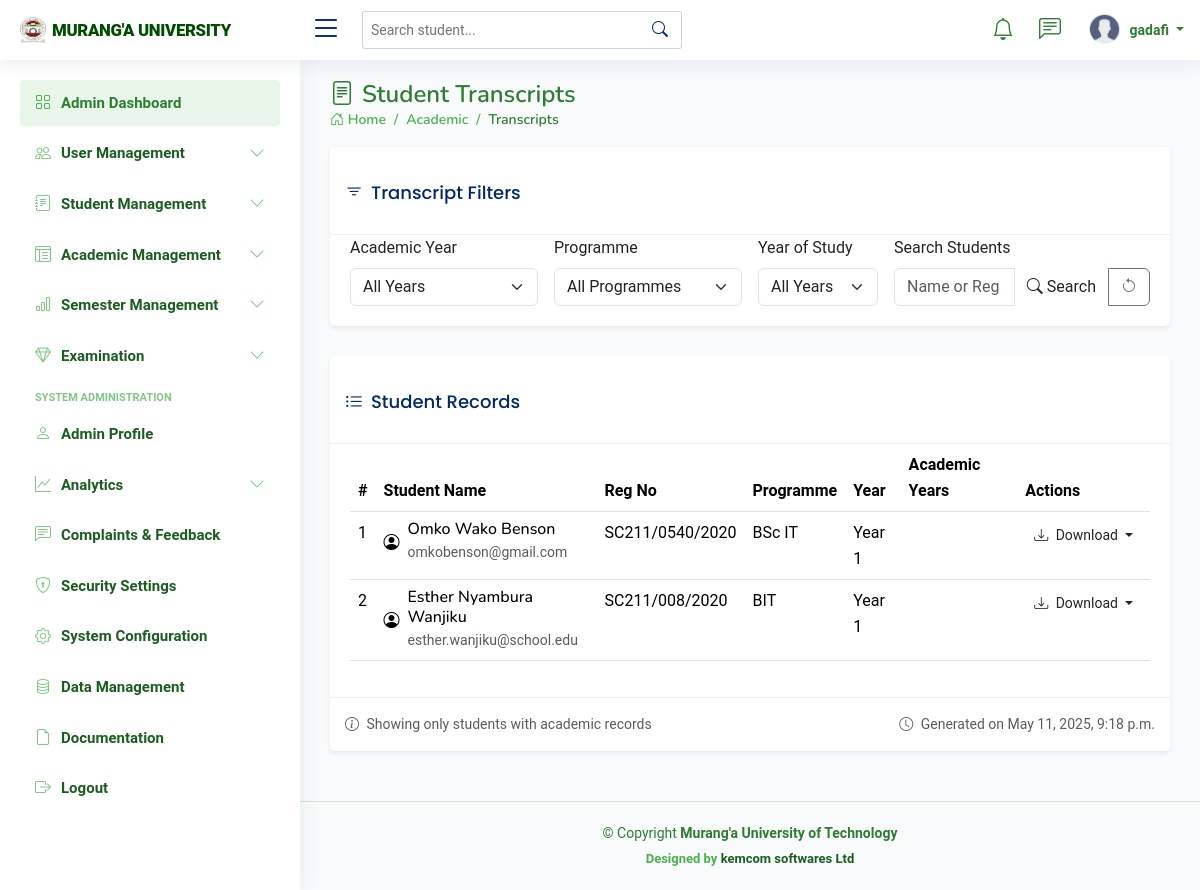
Page /transcripts/ (signed in) on the earlier database version.
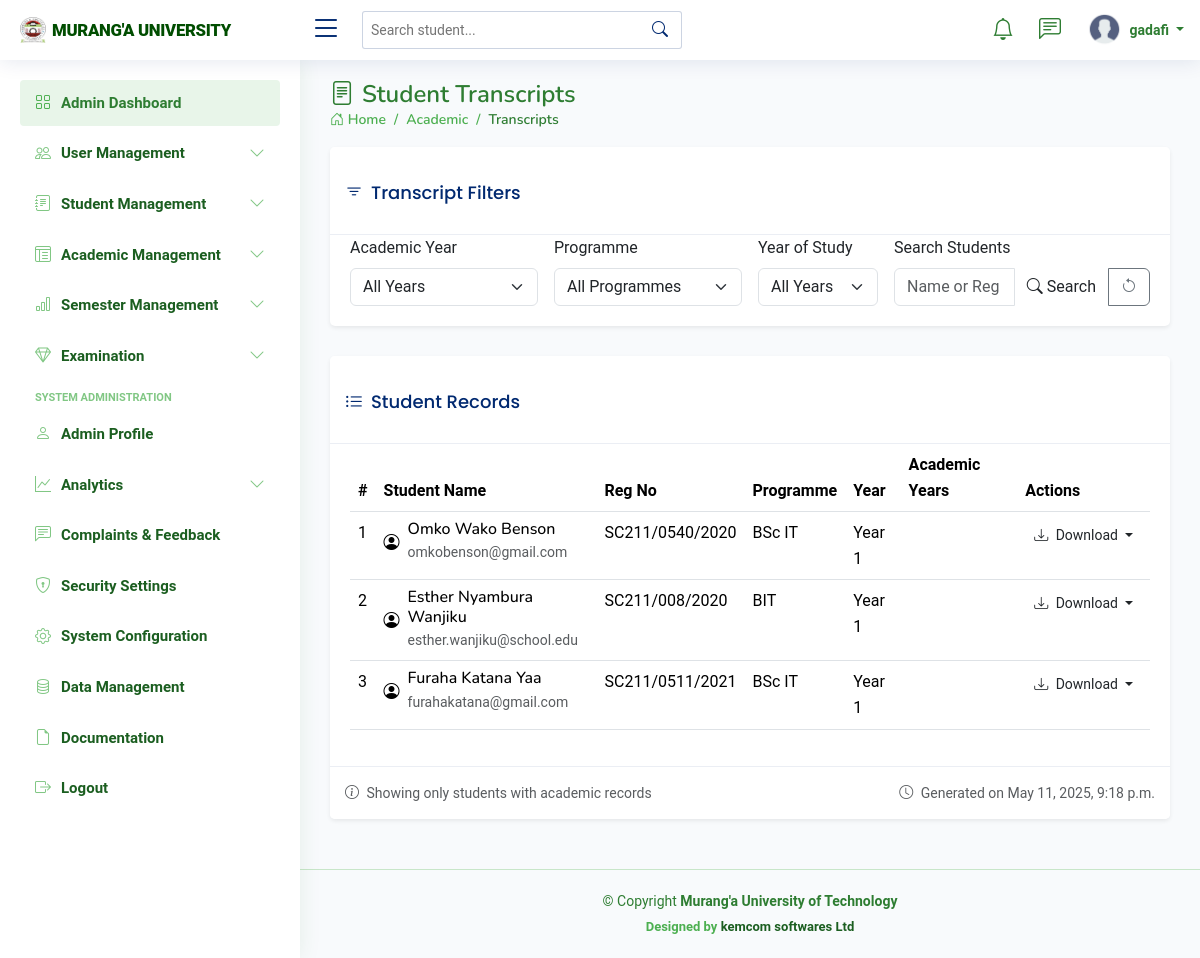
Same page on the later database version.
### students_portal/models.py (models this page shows, shortened)
class Student(models.Model):
    registration_number = models.CharField(max_length=20, unique=True)
    first_name = models.CharField(max_length=100)
    last_name = models.CharField(max_length=100)
    middle_name = models.CharField(max_length=100, blank=True, null=True)
    id_number = models.CharField(max_length=20, blank=True, null=True)
    profile_picture = models.ImageField(upload_to='lecturer_profiles/', blank=True, null=True)
    programme = models.ForeignKey(Programme, on_delete=models.CASCADE, related_name='students')
    current_year = models.IntegerField()
    current_semester = models.IntegerField()
    date_of_admission = models.DateField()
    expected_graduation_date = models.DateField(blank=True, null=True)
    date_of_birth = models.DateField(blank=True, null=True)
    gender = models.CharField(max_length=10, choices=[
        ('M', 'Male'),
        ('F', 'Female'),
        ('O', 'Other')
    ], blank=True, null=True)
    email = models.EmailField(blank=True, null=True)
    phone_number = models.CharField(max_length=15, blank=True, null=True)
    religion = models.CharField(max_length=50, blank=True, null=True)
    county = models.CharField(max_length=50, blank=True, null=True)
    town = models.CharField(max_length=50, blank=True, null=True)
    postal_address = models.CharField(max_length=100, blank=True, null=True)
    postal_code = models.CharField(max_length=10, blank=True, null=True)
    parent_name = models.CharField(max_length=100, blank=True, null=True)
    parent_phone = models.CharField(max_length=15, blank=True, null=True)
    emergency_contact_name = models.CharField(max_length=100, blank=True, null=True)
    emergency_contact_relationship = models.CharField(max_length=50, blank=True, null=True)
    emergency_contact_phone = models.CharField(max_length=15, blank=True, null=True)
    is_active = models.BooleanField(default=True)
    status = models.CharField(max_length=20, choices=[
        ('active', 'Active'),
        ('inactive', 'Inactive'),
        ('graduated', 'Graduated'),
        ('deferred', 'Deferred'),
        ('suspended', 'Suspended'),
        ('transferred', 'Transferred'),
        ('withdrawn', 'Withdrawn')
    ], default='active')
    entry_mode = models.CharField(max_length=20, choices=[
        ('government_sponsored', 'Government-Sponsored'),
        ('self_sponsored', 'Self-Sponsored'),
        ('parallel', 'Parallel'),
        ('exchange', 'Exchange'),
        ('transfer', 'Transfer')
    ], default='government_sponsored')
    scholarship_info = models.TextField(blank=True, null=True)
    created_at = models.DateTimeField(auto_now_add=True)
    updated_at = models.DateTimeField(auto_now=True)
    def get_full_name(self):
        if self.middle_name:
            return f"{self.first_name} {self.middle_name} {self.last_name}"
        return f"{self.first_name} {self.last_name}"

class Programme(models.Model):
    name = models.CharField(max_length=200)
    code = models.CharField(max_length=20, unique=True)
    department = models.ForeignKey(Department, on_delete=models.CASCADE, related_name='programmes')
    duration_years = models.IntegerField()
    semesters_per_year = models.IntegerField(default=2)
    description = models.TextField(blank=True, null=True)

### students_portal/views.py (the view, shortened to what this page needs)
# urls.py: path('transcripts/', views.student_transcripts, name='student_transcripts'),
@login_required
@user_passes_test(is_academic_staff)
def student_transcripts(request):
    print(f"Total students in DB: {Student.objects.all().count()}")
    print(f"Students with enrollments: {Student.objects.annotate(enrollment_count=Count('enrollments')).filter(enrollment_count__gt=0).count()}")
    print(f"Active students with enrollments: {Student.objects.filter(is_active=True).annotate(enrollment_count=Count('enrollments')).filter(enrollment_count__gt=0).count()}")
    academic_year_id = request.GET.get('academic_year')
    programme_id = request.GET.get('programme')
    year_of_study = request.GET.get('year_of_study')
    search_query = request.GET.get('search')
    academic_years = AcademicYear.objects.all().order_by('-start_date')
    programmes = Programme.objects.all().order_by('name')
    students = Student.objects.filter(
        is_active=True
    ).prefetch_related(
        Prefetch(
            'enrollments',
            queryset=StudentEnrollment.objects.select_related(
                'semester',
                'semester__academic_year',
                'programme_unit',
                'programme_unit__unit'
            )
        )
    ).annotate(
        enrollment_count=Count('enrollments')
    ).filter(
        enrollment_count__gt=0
    ).order_by('last_name', 'first_name')
    if programme_id:
        students = students.filter(programme_id=programme_id)
    if year_of_study:
        students = students.filter(current_year=year_of_study)
    student_data = []
    for student in students:
        enrollments = student.enrollments.all()
        if academic_year_id:
            enrollments = enrollments.filter(semester__academic_year_id=academic_year_id)
        if not enrollments.exists():
            continue
        academic_years_for_student = set()
        semesters_for_student = []
        for enrollment in enrollments:
            academic_year = enrollment.semester.academic_year
            semester = enrollment.semester
            academic_years_for_student.add(academic_year)
            semesters_for_student.append(semester)
        years_dict = {}
        for semester in semesters_for_student:
            academic_year = semester.academic_year
            if academic_year not in years_dict:
                years_dict[academic_year] = []
            if semester not in years_dict[academic_year]:
                years_dict[academic_year].append(semester)
        for year, semesters in years_dict.items():
            years_dict[year] = sorted(semesters, key=lambda x: x.number)
        years_list = sorted(years_dict.items(), key=lambda x: x[0].start_date, reverse=True)
        student_data.append({
            'student': student,
            'years': years_list
        })
    context = {
        'students': student_data,
        'academic_years': academic_years,
        'programmes': programmes,
        'selected_year': academic_year_id,
        'selected_programme': programme_id,
        'selected_year_of_study': year_of_study,
        'search_query': search_query or '',
        'year_range': range(1, 6),  # Assuming max 5 years of study
        'total_students': len(student_data),
        'has_records': bool(student_data)
    }
    return render(request, 'transcripts/student_transcripts.html', context)

### students_portal/views.py (called while the page is built)
def is_academic_staff(user):
    return user.is_authenticated and user.user_type in ['admin', 'lecturer', 'staff'] and user.is_verified

### templates/transcripts/student_transcripts.html (shortened to what the changed rows need)
{% extends 'base/base.html'%}
{% load static %}
{% block content %}
<div class="pagetitle">
    <h1><i class="bi bi-file-text me-2"></i>Student Transcripts</h1>
</div>
<section class="section">
    <div class="row">
        <div class="col-12">
            <div class="card border-0 shadow-sm mt-4">
                <div class="card-body">
                    {% if has_records %}
                    <div class="table-responsive">
                        <table class="table table-hover">
                            <thead>
                                <tr>
                                    <th>#</th>
                                    <th>Student Name</th>
                                    <th>Reg No</th>
                                    <th>Programme</th>
                                    <th>Year</th>
                                    <th>Academic Years</th>
                                    <th>Actions</th>
                                </tr>
                            </thead>
                            <tbody>
                                {% for data in students %}
                                <tr>
                                    <td>{{ forloop.counter }}</td>
                                    <td>
                                        <div class="d-flex align-items-center">
                                            <i class="bi bi-person-circle me-2 text-university-primary"></i>
                                            <div>
                                                <h6 class="mb-0">{{ data.student.get_full_name }}</h6>
                                                <small class="text-muted">{{ data.student.email|default:"No email" }}</small>
                                            </div>
                                        </div>
                                    </td>
                                    <td>{{ data.student.registration_number }}</td>
                                    <td>{{ data.student.programme.code }}</td>
                                    <td>Year {{ data.student.current_year }}</td>
                                    <td>
                                        {% for year, semesters in data.years %}
                                            <span class="badge bg-university-secondary me-1 mb-1">
                                            </span>
                                        {% endfor %}
                                    </td>
                                    <td>
                                        <div class="dropdown">
                                            <button class="btn btn-sm btn-outline-university dropdown-toggle"
                                                    type="button" id="dropdownMenuButton{{ forloop.counter }}"
                                                    data-bs-toggle="dropdown" aria-expanded="false">
                                                <i class="bi bi-download me-1"></i> Download
                                            </button>
                                        </div>
                                    </td>
                                </tr>
                                {% endfor %}
                            </tbody>
                        </table>
                    </div>
                    {% endif %}
                </div>
            </div>
        </div>
    </div>
</section>
{% endblock %}

Differences in the rows shown:
added Student: student.get_full_name "Furaha Katana Yaa", student.email "furahakatana@gmail.com", student.registration_number "SC211/0511/2021", student.programme.code "BSc IT", student.current_year "1"
